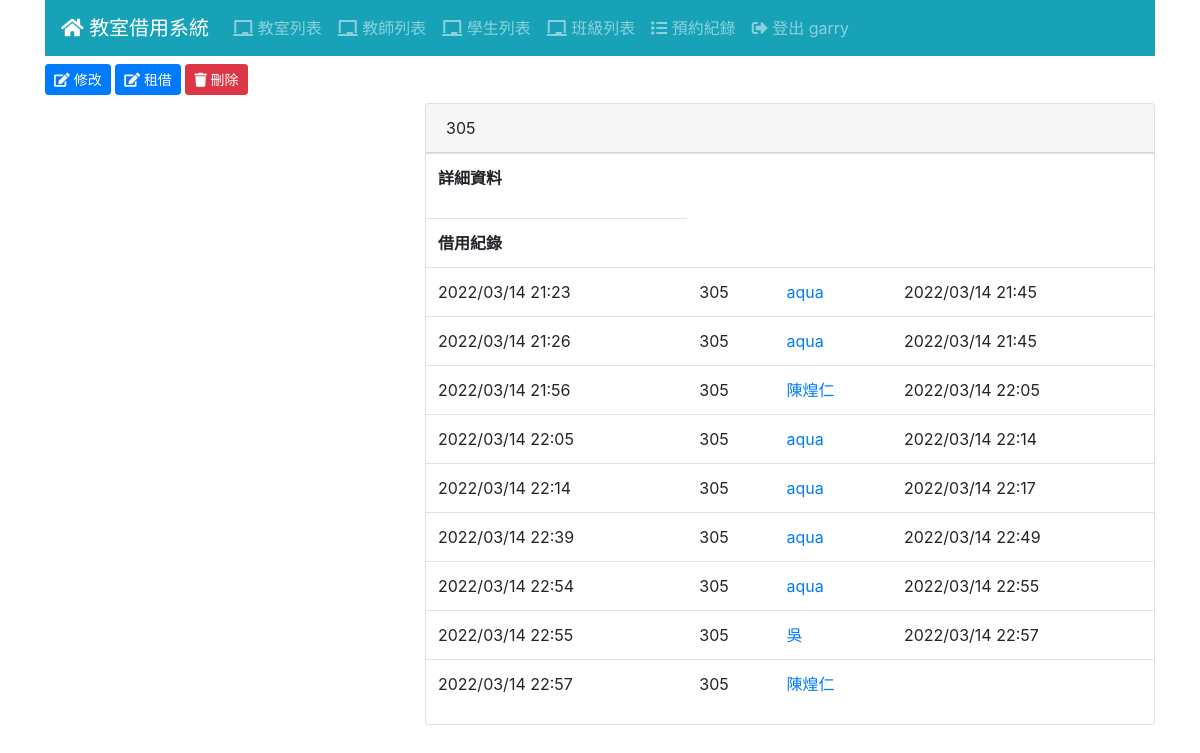
The page /room/1/ (signed in) on the database as committed earlier.
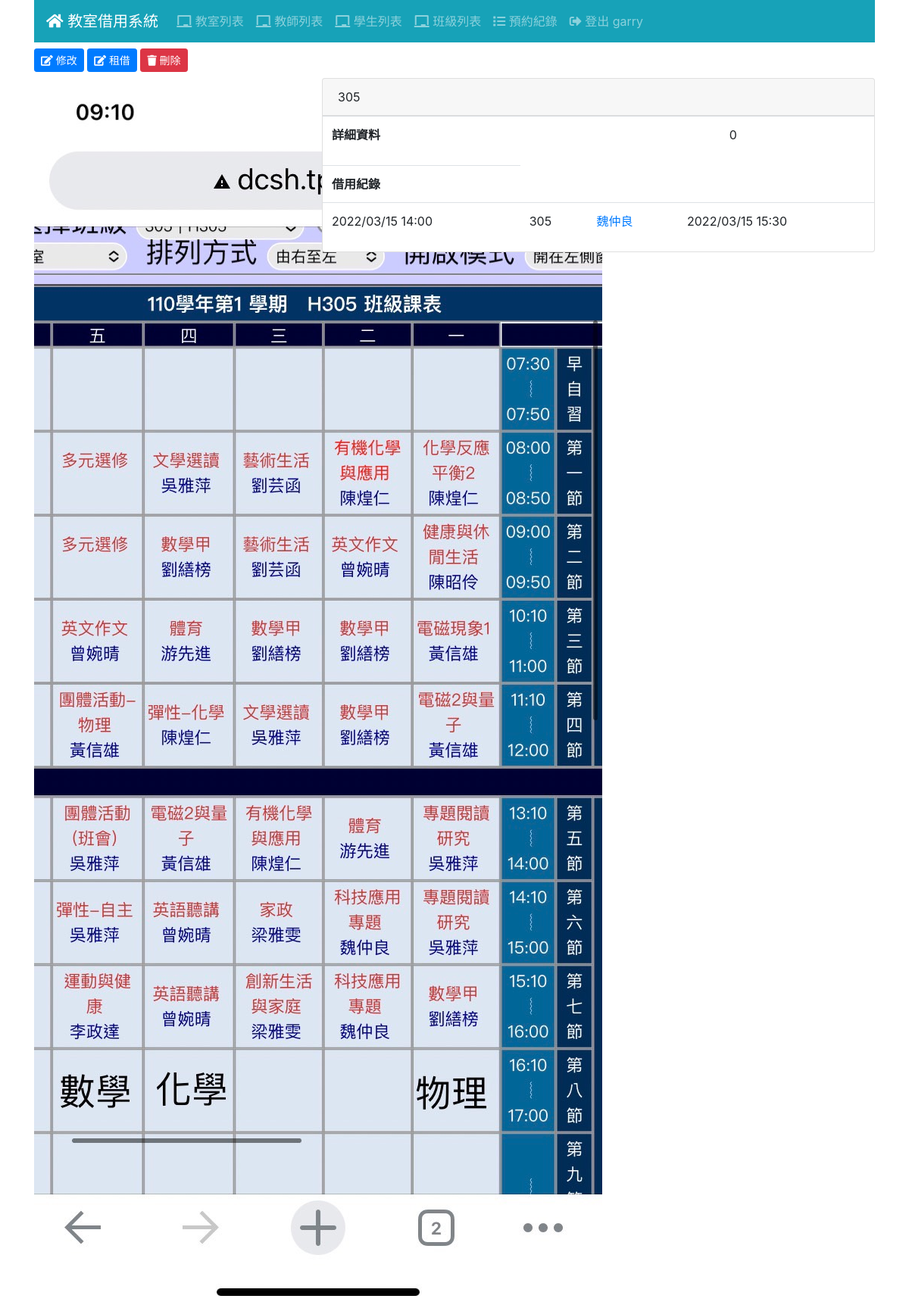
The same page on the database as committed later.
### room/models.py (models this page shows)
class Room(Model):
    ST_OPTIONS = [
        (0,'使用中'),
        (1,'開放使用')
    ]
    name = CharField('教室名稱', max_length=48)
    preface = ImageField('教室圖片', blank=True)
    detail = TextField('詳細資訊', blank=True)
    status = IntegerField('狀態', default=0 , choices=ST_OPTIONS)

### log/models.py (models this page shows, shortened)
class Log(Model):
    ST_OPTIONS = [
        (0,'即將使用'),
        (1,'使用中'),
        (2,'使用完畢')
    ]
    teacher = ForeignKey(Teacher, CASCADE)
    room = ForeignKey(Room, CASCADE)
    reserve = DateTimeField('登記時間', null=True)
    end = DateTimeField('結束使用時間', null=True)
    workstatus = IntegerField('資料狀態', default=0 , choices=ST_OPTIONS)

### teacher/models.py (models this page shows, shortened)
class Teacher(Model):
    realname = CharField('姓名', max_length=32)
    tea_classes=models.ManyToManyField(Classes)
    tel = CharField('連絡電話', max_length=10)
    role= CharField('職稱', max_length=20)  #ex:訓育組長、教務主任、高中部數學老師
    cardid= CharField('卡號', max_length=30)

### room/views.py (the view)
# urls.py: path('<int:pk>/', RoomView.as_view(), name='room_view'),
class RoomView(LoginRequiredMixin, DetailView):
    model = Room
    ordering = ['name']
    paginate_by = 20

### templates/room/room_detail.html
{% extends "base.html" %}
{% block content %}
<div class="mb-2">
  <a href="{% url 'room_edit' room.id %}" class="btn btn-sm btn-primary">
    <i class="fas fa-edit"></i> 修改
  </a>
  <a href="{% url 'reverse_room' room.id %}" class="btn btn-sm btn-primary">
    <i class="fas fa-edit"></i> 租借
  </a>
  <a href="{% url 'room_delete' room.id %}" class="btn btn-sm btn-danger">
    <i class="fas fa-trash"></i> 刪除
  </a>
</div>
<div id="room-detail" class="row">
  <div class="col-md-4">
    <img src="{{ room.preface.url }}" alt="{{ room.name }}">
  </div>
  <div class="col-sm-8">
    <div class="card">
      <div class="card-header">{{ room.name }}</div>
      <table class="table">
        <tr>
          <th>詳細資料</th><td>{{ room.detail }}</td>
        </tr>
      </table>
      <table class="table">
        <tr>
          <th>借用紀錄</th>
          {% for log in room.log_set.all %}
            <tr>
              <td>{{ log.reserve|date:"Y/m/d H:i" }}</td>
              <td>
                {{ log.room.name }}
              </td>
               <td>
                <a href="{% url 'teacher_view' log.teacher.id %}">
                {{ log.teacher.realname }}
                </a>
              </td>
              <td>{{ log.end|date:"Y/m/d H:i" }}</td>
            </tr>
          {% endfor %}
        </tr>
      </table>
    </div>
  </div>
</div>
{% endblock %}

### templates/base.html (shortened to what this page needs)
{% load static %}<!doctype html>
<html lang="zh-hant">
  <head>
    <link rel="stylesheet" href="https://cdnjs.cloudflare.com/ajax/libs/twitter-bootstrap/4.4.1/css/bootstrap.min.css">
    <link rel="stylesheet" href="https://cdnjs.cloudflare.com/ajax/libs/font-awesome/5.12.1/css/all.min.css">
    <link rel="stylesheet" href="{% static 'css/base.css' %}">
  </head>
  <body>
    <div class="container">
      {% include "navbar.html" %}
      <div class="main-content">
        {% block content %}{% endblock %}
      </div>
    </div>
  </body>
  </html>

### templates/navbar.html (shortened to what this page needs)
<nav class="navbar navbar-expand-md navbar-dark bg-info mb-2">
    <a class="navbar-brand" href="/"><i class="fas fa-home"></i> 教室借用系統</a>
    <div class="collapse navbar-collapse" id="navbarNav">
      <ul class="navbar-nav">
        <li class="nav-item">
            <a href="{% url 'room_list' %}" class="nav-link">
              <i class="fas fa-chalkboard"></i> 教室列表
            </a>
        </li>
        {% if user.is_authenticated %}
        <li class="nav-item">
          <a href="{% url 'teacher_list' %}" class="nav-link">
            <i class="fas fa-chalkboard"></i> 教師列表
          </a>
        </li>
        <li class="nav-item">
          <a href="{% url 'student_list' %}" class="nav-link">
            <i class="fas fa-chalkboard"></i> 學生列表
          </a>
        </li>
        <li class="nav-item">
          <a href="{% url 'classes_list' %}" class="nav-link">
            <i class="fas fa-chalkboard"></i> 班級列表
          </a>
        </li>
        <li class="nav-item">
          <a href="{% url 'log_list' %}" class="nav-link">
            <i class="fas fa-list"></i> 預約紀錄
          </a>
        </li>
        <li class="nav-item">
          <a href="{% url 'logout' %}" class="nav-link">
            <i class="fas fa-sign-out-alt"></i> 登出 {{ user.username }}
          </a>
        </li>
        {% else %}
        <li class="nav-item">
          <a href="{% url 'login' %}" class="nav-link">
            <i class="fas fa-sign-in-alt"></i>登入
          </a>
        </li>
        {% endif %}
      </ul>
    </div>
  </nav>

Rows that differ between the two databases and show on the page:
removed Log: reserve "2022/03/14 21:26", room.name "305", teacher.realname "aqua", end "2022/03/14 21:45"
removed Log: reserve "2022/03/14 21:56", room.name "305", teacher.realname "陳煌仁", end "2022/03/14 22:05"
removed Log: reserve "2022/03/14 22:05", room.name "305", teacher.realname "aqua", end "2022/03/14 22:14"
removed Log: reserve "2022/03/14 22:14", room.name "305", teacher.realname "aqua", end "2022/03/14 22:17"
removed Log: reserve "2022/03/14 22:39", room.name "305", teacher.realname "aqua", end "2022/03/14 22:49"
removed Log: reserve "2022/03/14 22:54", room.name "305", teacher.realname "aqua", end "2022/03/14 22:55"
removed Log: reserve "2022/03/14 22:55", room.name "305", teacher.realname "吳", end "2022/03/14 22:57"
removed Log: reserve "2022/03/14 22:57", room.name "305", teacher.realname "陳煌仁"
changed Room: preface: picture added; detail (not shown) → "0"
changed Log: reserve "2022/03/14 21:23" → "2022/03/15 14:00"; teacher.realname "aqua" → "魏仲良"; end "2022/03/14 21:45" → "2022/03/15 15:30"
